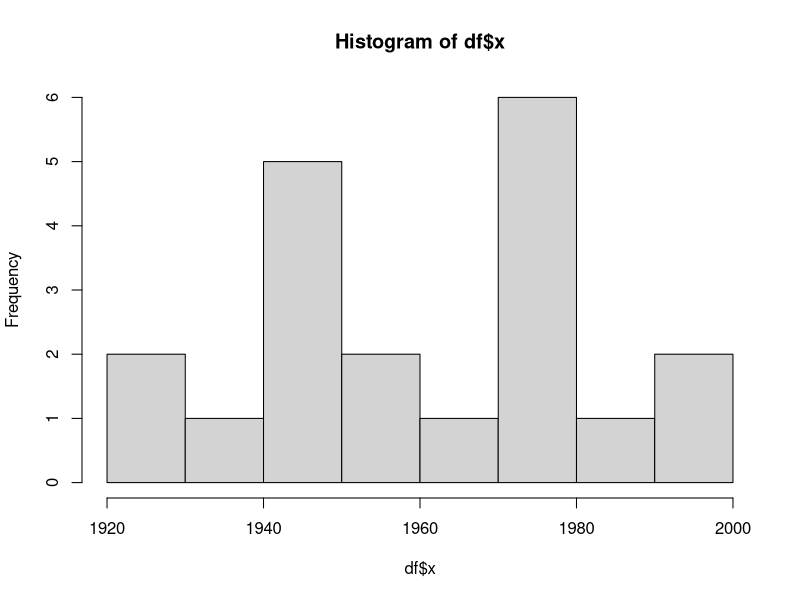
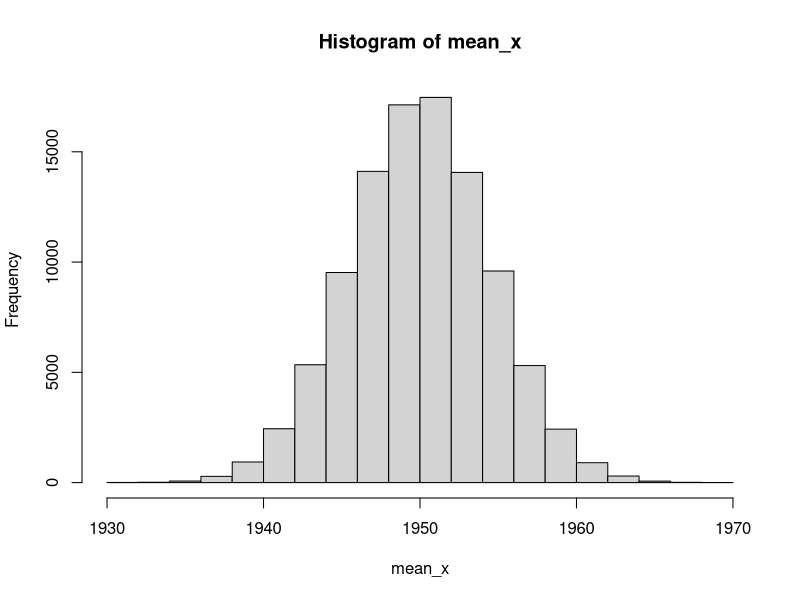

These charts were generated, in order, by the following R code:
# n <- 1000000
# x <- rnorm(n)
# df <- as.data.frame(x)
# hist(df$x) 

# data set
x <- c(1939,1975,1920,1972,1950,2000,1950,1943,1975,1954,
1951,1985,1975,1993,1980,1942,1925,1977,1949,1962)

#data frame으로 저장
df <- as.data.frame(x)
hist(df$x)

# <- 대신 = 사용가능
df$y = df$x -1950

df$check1950 <- (df$x > 1950) #참이면 true이고 거짓이면 false으로 저장됨

n <- nrow(df)
mu <- 1950
sigma <- 20
xbar <- mean(df$x)

# z값
z <- (xbar-mu) / (sigma/sqrt(n))

# p-value 양쪽 검정
p_value <- 2*(1-pnorm(z))

# p-value 한쪽 검정
p_1sided = p_value/2

n_row = n
n_col = 100000

#귀무가설을 따르는 random sample
x_sim = rnorm(n_row*n_col, mean = 1950, sd = 20)

x_sim = matrix(data = x_sim, nrow = n_row, ncol = n_col)

x_sim = as.data.frame(x_sim)

# apply (,1,)이면 row별로, (,2,)이면 col별로 계산
mean_x = apply(x_sim,2,mean)

hist(mean_x)

test = (xbar < mean_x)
test = as.data.frame(test)

test_n = sum(test$test)

pvalue_est = test_n / n_col